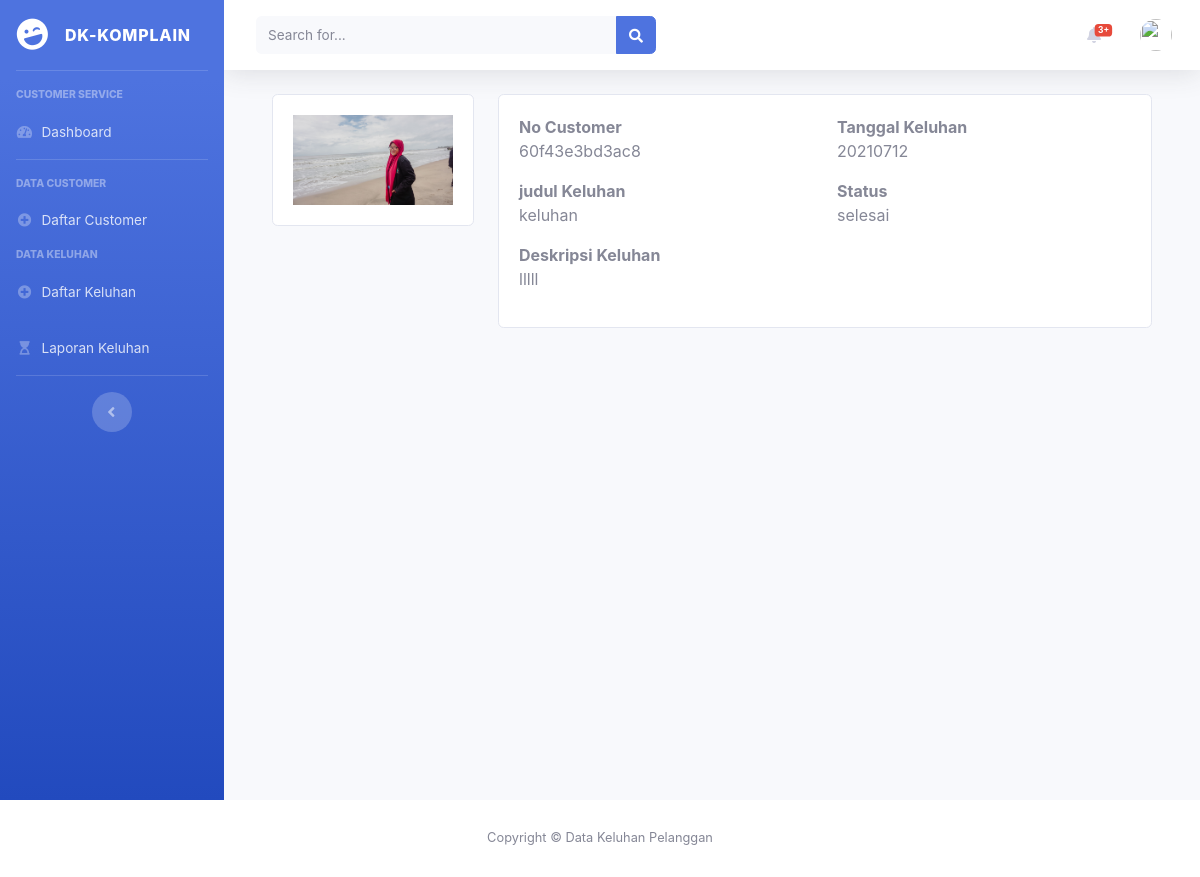
The app's page /cs/konfir_detail/60eb1b84544ba with its own data.
### tables this page shows
CREATE TABLE `komplain` (
  `id_kel` varchar(50) NOT NULL,
  `level` varchar(128) NOT NULL,
  `no_cus` varchar(50) NOT NULL,
  `judul` varchar(128) NOT NULL,
  `deskripsi` text NOT NULL,
  `image` varchar(128) NOT NULL,
  `tanggal` int(11) NOT NULL,
  `status` varchar(20) NOT NULL
);

### application/controllers/Cs.php (called while the page is built, shortened)
<?php
class Cs extends CI_Controller
{
    public function __construct()
    {
        $this->load->model('cs_model', 'user');
    }
    public function konfir_detail($id = null)
    {
        $data['user'] = $this->db->get_where('user', ['email' => $this->session->userdata('email')])->row_array();
        $data['komplain'] = $this->db->get_where('komplain', ['id_kel' => $id])->row_array();
        $data['title'] = 'Detail Keluhan';
        $this->load->view('cs/teampleate/header', $data);
        $this->load->view('cs/teampleate/sidebar', $data);
        $this->load->view('cs/teampleate/topbar', $data);
        $this->load->view('cs/konfir_detail', $data);
        $this->load->view('cs/teampleate/footer');
    }
}

### index.php (called while the page is built, shortened)
<?php
require_once BASEPATH.'core/CodeIgniter.php';

### application/views/cs/konfir_detail.php (the view, shortened to what this page needs)
<div class="container-fluid">
    <section class="content">
        <div class="container-fluid">
            <div class="row">
                <div class="col-md-3">
                    <div class="card card-primary card-outline">
                        <div class="card-body box-profile">
                            <div class="text-center">
                                <img class="profile-user-img img-fluid img-circle" src="<?= base_url('assets/img/komplain/') . $komplain['image']; ?>" alt="User profile picture">
                            </div>
                        </div>
                    </div>
                </div>
                <div class="col-12 col-md-12 col-lg-9 order-1 order-md-2">
                    <div class="card card-primary card-outline">
                        <div class="card-body">
                            <div class="row">
                                <div class="col col-md text-muted">
                                    <p class="text-sm">
                                        <b class="d-block">No Customer</b>
                                        <?= $komplain['no_cus']; ?>
                                    </p>
                                    <p class="text-sm">
                                        <b class="d-block">judul Keluhan</b>
                                        <?= $komplain['judul']; ?>
                                    </p>
                                    <p class="text-sm">
                                        <b class="d-block">Deskripsi Keluhan</b>
                                        <?= $komplain['deskripsi']; ?>
                                    </p>
                                </div>
                                <div class="col col-md text-muted">
                                    <p class="text-sm">
                                        <b class="d-block">Tanggal Keluhan</b>
                                        <?= $komplain['tanggal']; ?>
                                    </p>
                                    <p class="text-sm">
                                        <b class="d-block">Status</b>
                                        <?= $komplain['status']; ?>
                                    </p>
                                </div>
                            </div>
                        </div>
                    </div>
                </div>
            </div>
        </div>
    </section>
</div>
</div>
</div>
</div>

### records on screen
komplain: image (picture), no_cus "60f43e3bd3ac8", judul "keluhan", deskripsi "lllll", tanggal "20210712", status "selesai"
